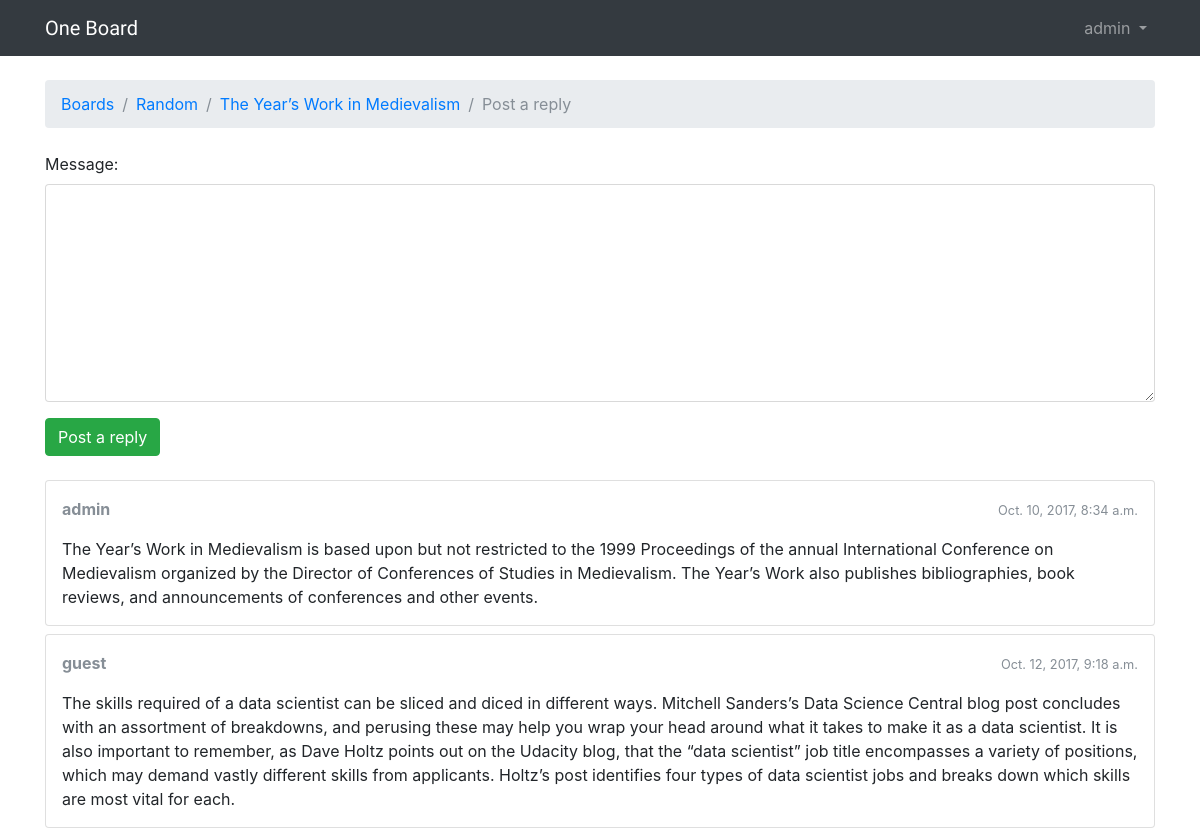
/boards/3/topics/2/reply/ (signed in), run on an earlier commit of the app's database.
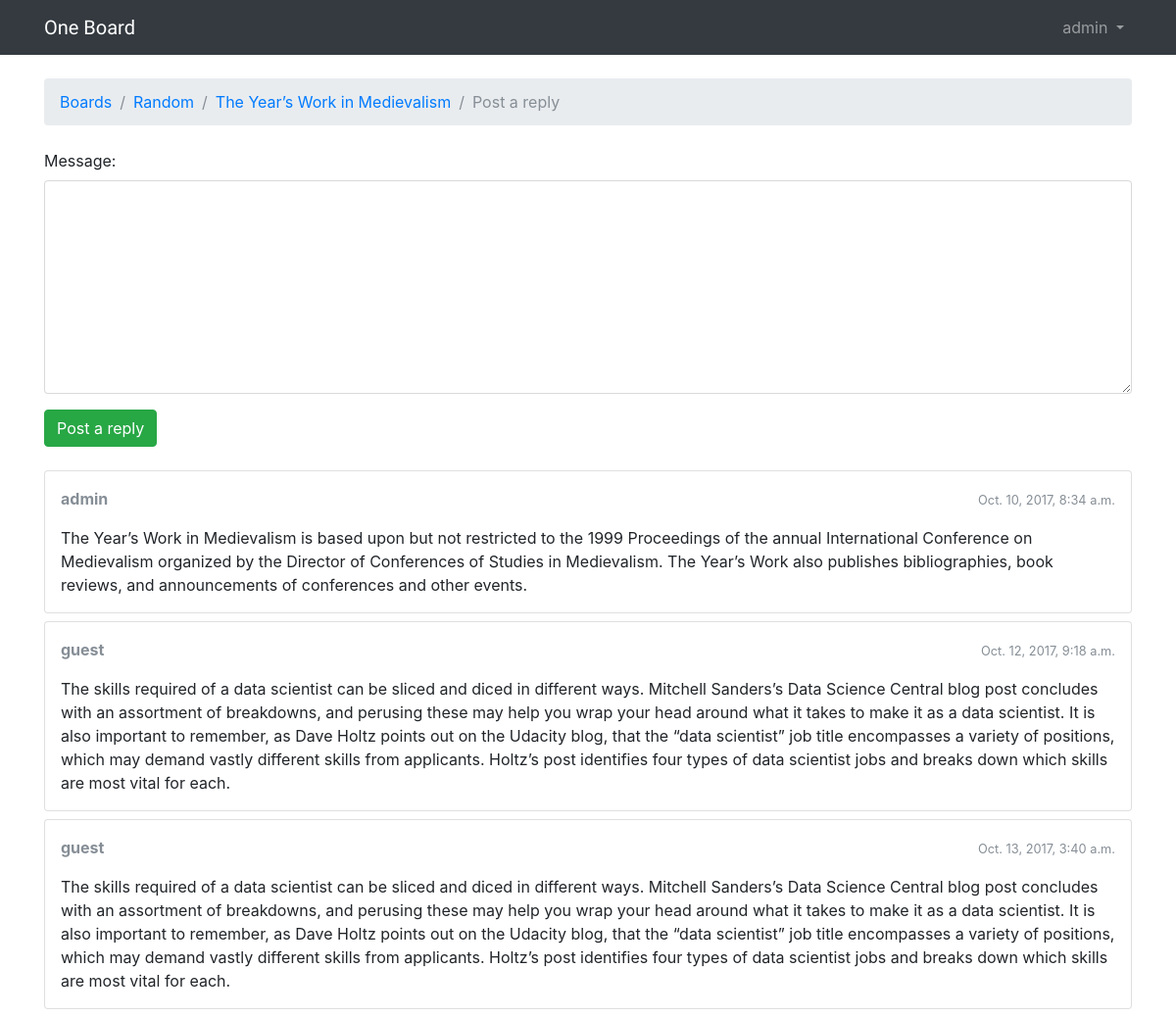
And on a later commit of the database.
### boards/models.py (models this page shows, shortened)
class Post(models.Model):
    message = models.TextField(max_length=4000)
    topic = models.ForeignKey(Topic, related_name='posts')
    created_at = models.DateTimeField(auto_now_add=True)
    updated_at = models.DateTimeField(null=True)
    created_by = models.ForeignKey(User, related_name='posts')
    updated_by = models.ForeignKey(User, null=True, related_name='+')

### boards/views.py (the view)
# urls.py: url(r'^boards/(?P<pk>\d+)/topics/(?P<topic_pk>\d+)/reply/$', views.reply_topic, name='reply_topic'),
@login_required
def reply_topic(request, pk, topic_pk):
    topic = get_object_or_404(Topic, board__pk=pk, pk=topic_pk)
    if request.method == 'POST':
        form = PostForm(request.POST)
        if form.is_valid():
            post = form.save(commit=False)
            post.topic = topic
            post.created_by = request.user
            post.save()
            return redirect('topic_posts', pk=pk, topic_pk=topic_pk)
    else:
        form = PostForm()
    return render(request, 'reply_topic.html', {'topic': topic, 'form': form})

### boards/forms.py
class PostForm(forms.ModelForm):
    class Meta:
        model = Post
        fields = ['message', ]

### boards/templatetags/form_tags.py (called while the page is built)
@register.filter
def input_class(bound_field):
    css_class = ''
    if bound_field.form.is_bound:
        if bound_field.errors:
            css_class = 'is-invalid'
        elif field_type(bound_field) != 'PasswordInput':
            css_class = 'is-valid'
    return 'form-control {}'.format(css_class)

### templates/reply_topic.html (shortened to what this page needs)
{% extends 'base.html' %}
{% load static %}
{% block breadcrumb %}
  <li class="breadcrumb-item"><a href="{% url 'home' %}">Boards</a></li>
  <li class="breadcrumb-item"><a href="{% url 'board_topics' topic.board.pk %}">{{ topic.board.name }}</a></li>
  <li class="breadcrumb-item"><a href="{% url 'topic_posts' topic.board.pk topic.pk %}">{{ topic.subject }}</a></li>
  <li class="breadcrumb-item active">Post a reply</li>
{% endblock %}
{% block content %}
  <form method="post" class="mb-4">
    {% include 'includes/form.html' %}
    <button type="submit" class="btn btn-success">Post a reply</button>
  </form>
  {% for post in topic.posts.all %}
    <div class="card mb-2">
      <div class="card-body p-3">
        <div class="row mb-3">
          <div class="col-6">
            <strong class="text-muted">{{ post.created_by.username }}</strong>
          </div>
          <div class="col-6 text-right">
            <small class="text-muted">{{ post.created_at }}</small>
          </div>
        </div>
        {{ post.message }}
      </div>
    </div>
  {% endfor %}
{% endblock %}

What changed in the data, as far as the page shows it:
added Post: created_by.username "guest", created_at "Oct. 13, 2017, 3:40 a.m.", message "The skills required of a data scientist can be sliced and diced in different ways. Mitchell Sanders’s Data Science Central blog post concludes with an assortment of breakdowns, and perusing these may help you wrap your head around what it takes to make it as a data scientist. It is also important to remember, as Dave Holtz points out on the Udacity blog, that the “data scientist” job title encompasses a variety of positions, which may demand vastly different skills from applicants. Holtz’s post identifies four types of data scientist jobs and breaks down which skills are most vital for each."
